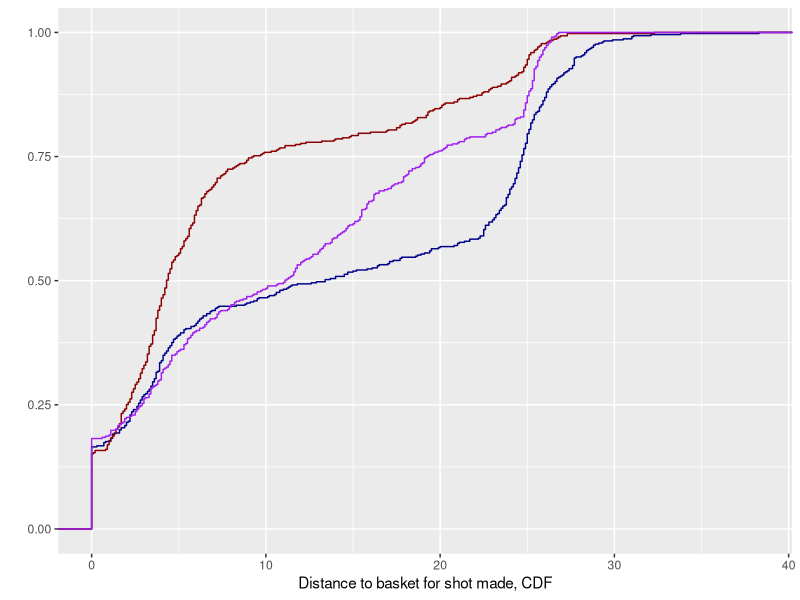
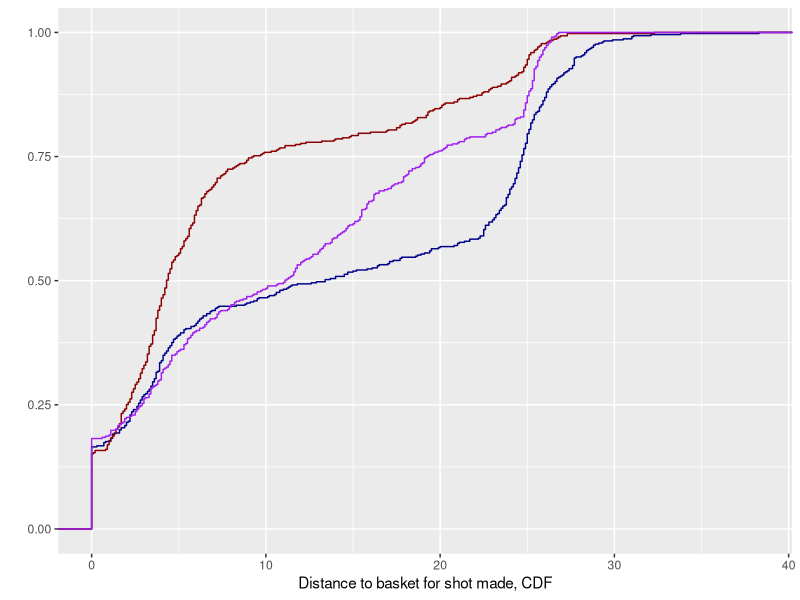

These figures' R source, in order: (Note: this script raises an error after producing the figures.)

library(tidyverse)
require(cowplot)

sc <- read_csv("steph_curry_shot_data.csv")
lj <- read_csv("lebron_james_shot_data.csv")
kd <- read_csv("kevin_durant_shot_data.csv")


# CDF comparing Shot distance for Shots made
sc_shot_made <- filter(sc, shot_made==1)
lj_shot_made <- filter(lj, shot_made==1)
kd_shot_made <- filter(kd, shot_made==1)

sc_distance_made<-sc_shot_made$shot_distance
lj_distance_made<-lj_shot_made$shot_distance
kd_distance_made<-kd_shot_made$shot_distance

ggplot(sc_shot_made, aes(shot_distance))+
  stat_ecdf(data=sc_shot_made, aes(shot_distance), color="darkblue" )+
  stat_ecdf(data=lj_shot_made, aes(shot_distance),  color="darkred" )+
  stat_ecdf(data=kd_shot_made, aes(shot_distance),  color="purple" )+
  xlab("Distance to basket for shot made, CDF")+
  ylab("")
ggsave("Comparisonbetweenplayers.pdf")

# alternatively we can first append the three data sets, and then plot

threeplayers<-bind_rows(list( "Stephen Curry"=sc, "Lebron James"=lj, "Kevin Durrant"=kd) , .id="player")
threeplayers_shots_made <- filter(threeplayers, shot_made==1)

ggplot(three_players_shots_made, aes(shot_distance, colour=player))+
  geom_freqpoly()


ggplot(three_players_shots_made, aes(shot_distance, colour=player, y=..density..))+
  geom_freqpoly()

ggplot(three_players_shots_made, aes(shot_distance, colour=player))+
  geom_density(kernel="gaussian")


ggplot(threeplayers_shots_made, aes(shot_distance, colour=player))+
  stat_ecdf()+
  xlab("Distance to basket for shot made, CDF")+
  ylab("")
ggsave("Comparisonbetweenplayers_onedataset.pdf")


# The combined data set also allows to do a comparative boxplot
ggplot(threeplayers_shots_made)+
  geom_boxplot(
    mapping=aes( 
      x = reorder(player, shot_distance, FUN = median),
      y = shot_distance
    )
  )+
  coord_flip()+
  xlab("")+
  ylab("Boxplots of distance of shot made, by player")+
  theme_minimal()
  

  ggsave("boxplot.pdf")


  # test equality of distribution of Curry and others
  
  # first, I extract the vectors
  sc_distance_made<-sc_shot_made$shot_distance
  lj_distance_made<-lj_shot_made$shot_distance
  kd_distance_made<-kd_shot_made$shot_distance
  
  
  # now I run the test
   ks.test(sc_distance_made,lj_distance_made)
  ks.test(sc_distance_made,kd_distance_made)
  
  # is steve curry distribution a normal?
  sc_mean<-mean(sc_distance_made)
  sc_sd<-sd(sc_distance_made)
  
  
  ks.test(sc_distance_made, "pnorm", mean=sc_mean, sd=sc_sd)
  
# two ways density for steve Curry

SC1 <- ggplot(sc, aes(distance_from_midline_feet,distance_from_baseline_feet))+
  geom_bin2d()+
  ylab("from baseline")



SC2 <- ggplot(sc, aes(distance_from_midline_feet,distance_from_baseline_feet))+
  geom_density2d()+
  ylab("from baseline")

plot_grid(SC1, SC2, ncol = 1)
ggsave("stevecurry2d.pdf")

# Nov 21, 17:41



